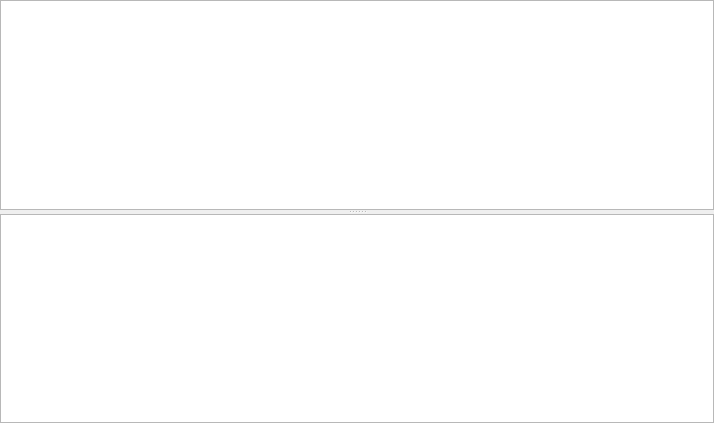
<?xml version="1.0" encoding="UTF-8"?>
<ui version="4.0">
 <class>ConsoleWindowClass</class>
 <widget class="QMainWindow" name="ConsoleWindowClass">
  <property name="geometry">
   <rect>
    <x>0</x>
    <y>0</y>
    <width>714</width>
    <height>423</height>
   </rect>
  </property>
  <property name="windowTitle">
   <string>OMOptim console</string>
  </property>
  <property name="windowIcon">
   <iconset>
    <normaloff>:/icons/Sync</normaloff>:/icons/Sync</iconset>
  </property>
  <widget class="QWidget" name="centralwidget">
   <layout class="QGridLayout" name="gridLayout">
    <property name="margin">
     <number>0</number>
    </property>
    <item row="0" column="0">
     <widget class="QSplitter" name="splitter">
      <property name="orientation">
       <enum>Qt::Vertical</enum>
      </property>
      <widget class="QTreeView" name="listScript">
       <property name="rootIsDecorated">
        <bool>false</bool>
       </property>
       <property name="itemsExpandable">
        <bool>false</bool>
       </property>
       <property name="headerHidden">
        <bool>true</bool>
       </property>
      </widget>
      <widget class="QTreeView" name="listLog">
       <property name="rootIsDecorated">
        <bool>false</bool>
       </property>
       <property name="itemsExpandable">
        <bool>false</bool>
       </property>
       <property name="headerHidden">
        <bool>true</bool>
       </property>
      </widget>
     </widget>
    </item>
   </layout>
  </widget>
 </widget>
 <layoutdefault spacing="6" margin="11"/>
 <resources/>
 <connections/>
</ui>
